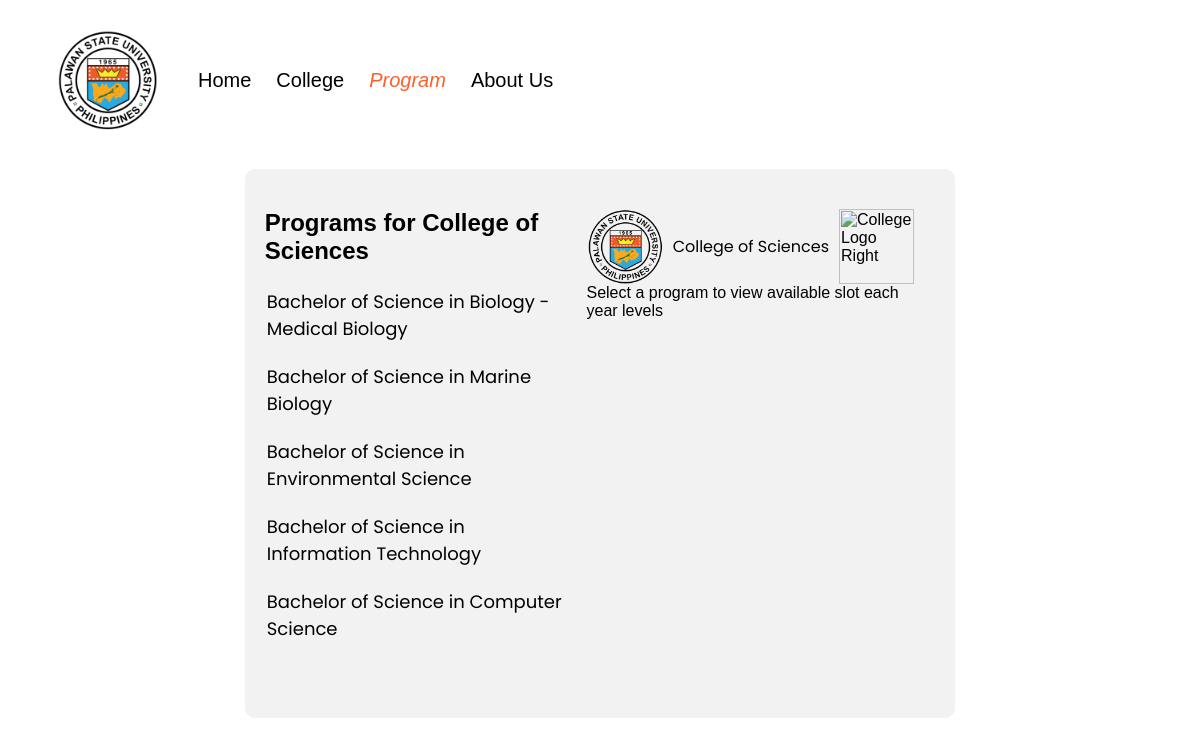
The page /college/CS/ on the database its author committed.
### thesis/models.py (models this page shows)
class College(models.Model):
    code = models.CharField(max_length=5, default="None")
    college_name = models.CharField(max_length=55)
    def __str__(self):
        return f"{self.college_name}"
    class Meta:
        verbose_name_plural = "colleges"

class Program(models.Model):
    program_name = models.CharField(max_length=120)
    college = models.ForeignKey(College, on_delete=models.CASCADE)
    def __str__(self):
        return f"{self.program_name}"
    class Meta:
        verbose_name_plural = "programs"

### thesis/views.py (the view)
# urls.py: path('college/<str:code>/', views.program_view, name='program'),
def program_view(request, code):
    selected_college = College.objects.get(code=code)
    print(f"Selected College: {selected_college}")
    college_programs = Program.objects.filter(college__college_name=selected_college)
    print(college_programs)
    context = {
        'code': code,
        'selected_college': selected_college,
        'college_programs': college_programs
        }
    return render(request, 'program.html', context)

### thesis/templates/program.html (shortened to what this page needs)
{% load static %}
<html lang="en">
<head>
    <link rel="stylesheet" type="text/css" href="{% static 'style/stylesheet.css' %}">
</head>
<body>
    <div class="menu">
        <img class="psu-logo" src="{% static 'image/psu (2).png' %}" alt="PSU Logo">
        {% block content %}
        <nav>
            <ul class="nav-list">
                <li><a href="{% url 'index' %}">Home</a></li>
                <li><a href="{% url 'college' %}">College</a></li>
                <li><a href=""><i style="color: #ff5f29">Program</i></a></li>
                <li><a href="{% url 'about' %}">About Us</a></li>
            </ul>
        </nav>
        {% endblock %}
    </div>
    <div class="p-container">
        <div class="c-container">
            <h2>Programs for {{ selected_college }}</h2>
            {% for programs in college_programs %}
            <ul>
                <li>
                    <a href="#" class="program-link" data-program-name="{{ programs.program_name }}">{{ programs.program_name }}</a>
                </li>
            </ul>
            {% endfor %}
        </div>
        <div class="y-container">
            <div class="c-name">
                <img id="college-image" src="{% static 'image/psu (2).png' %}" alt="College Logo">
                <a id="college-title">{{ selected_college }}</a>
                <img id="college-image-right" src="{% static 'image/' %}{{ code }} logo.png" alt="College Logo Right">
            </div>
            <div id="program-details">Select a program to view available slot each year levels</div>
        </div>
    </div>
    </body>
</html>

### thesis/static/style/stylesheet.css (style rules this page uses)
body { background-color: rgb(255, 255, 255); font-family: Arial, sans-serif; }
.menu { position: inherit; display: flex; align-items: center; margin-top: 30px; margin-left: 50px; color: #fff; }
.psu-logo { width: 100px; height: 100px; }
.nav-list { justify-content: space-around; font-size: 20px; font-family:Arial, Helvetica, sans-serif; color: black; list-style: none; display: flex; list-style: none; }
.nav-list a { text-decoration: none; margin-right: 25px; color: Black; }
.p-container { display: flex; align-items: flex-start; padding: 20px; background-color: #f2f2f2; border-radius: 10px; box-sizing: border-box; max-width: 60%; max-height:90%; height: 70%; position:relative; top: 5%; left: 20%; }
.c-container { align-content: space-between; flex: 1; height: 100%; box-sizing: border-box; flex-grow: 1; overflow: auto; }
.c-container ul { padding:2px; list-style-type: none; height:auto ; align-content: top; justify-content: space-between; }
.c-container li { font-family: 'Poppins', sans-serif; font-size: auto; color: black; cursor: pointer; margin-top: 0px; padding-top: 1px; margin: 0; }
.c-container li a.program-link { text-decoration: none; color: black; font-size: 18; }
.y-container { display: flex; flex-direction: column; align-items: flex-start; padding: 20px; width: 55%; box-sizing: border-box; position: relative; height: 100%; align-content: space-between; }
.c-name { display: flex; align-items: center; align-content: space-between; gap: 10px; margin: auto; margin-top: 0%; margin-bottom: 0%; }
.c-name img { width: 75px; height: auto; }
.c-name a { font-family: 'Poppins', sans-serif; color: rgb(0, 0, 0); text-align: center; text-decoration: none; }

### rows shown on the page
College: college_name "College of Sciences"
Program: program_name "Bachelor of Science in Biology - Medical Biology"
Program: program_name "Bachelor of Science in Marine Biology"
Program: program_name "Bachelor of Science in Environmental Science"
Program: program_name "Bachelor of Science in Information Technology"
Program: program_name "Bachelor of Science in Computer Science"
